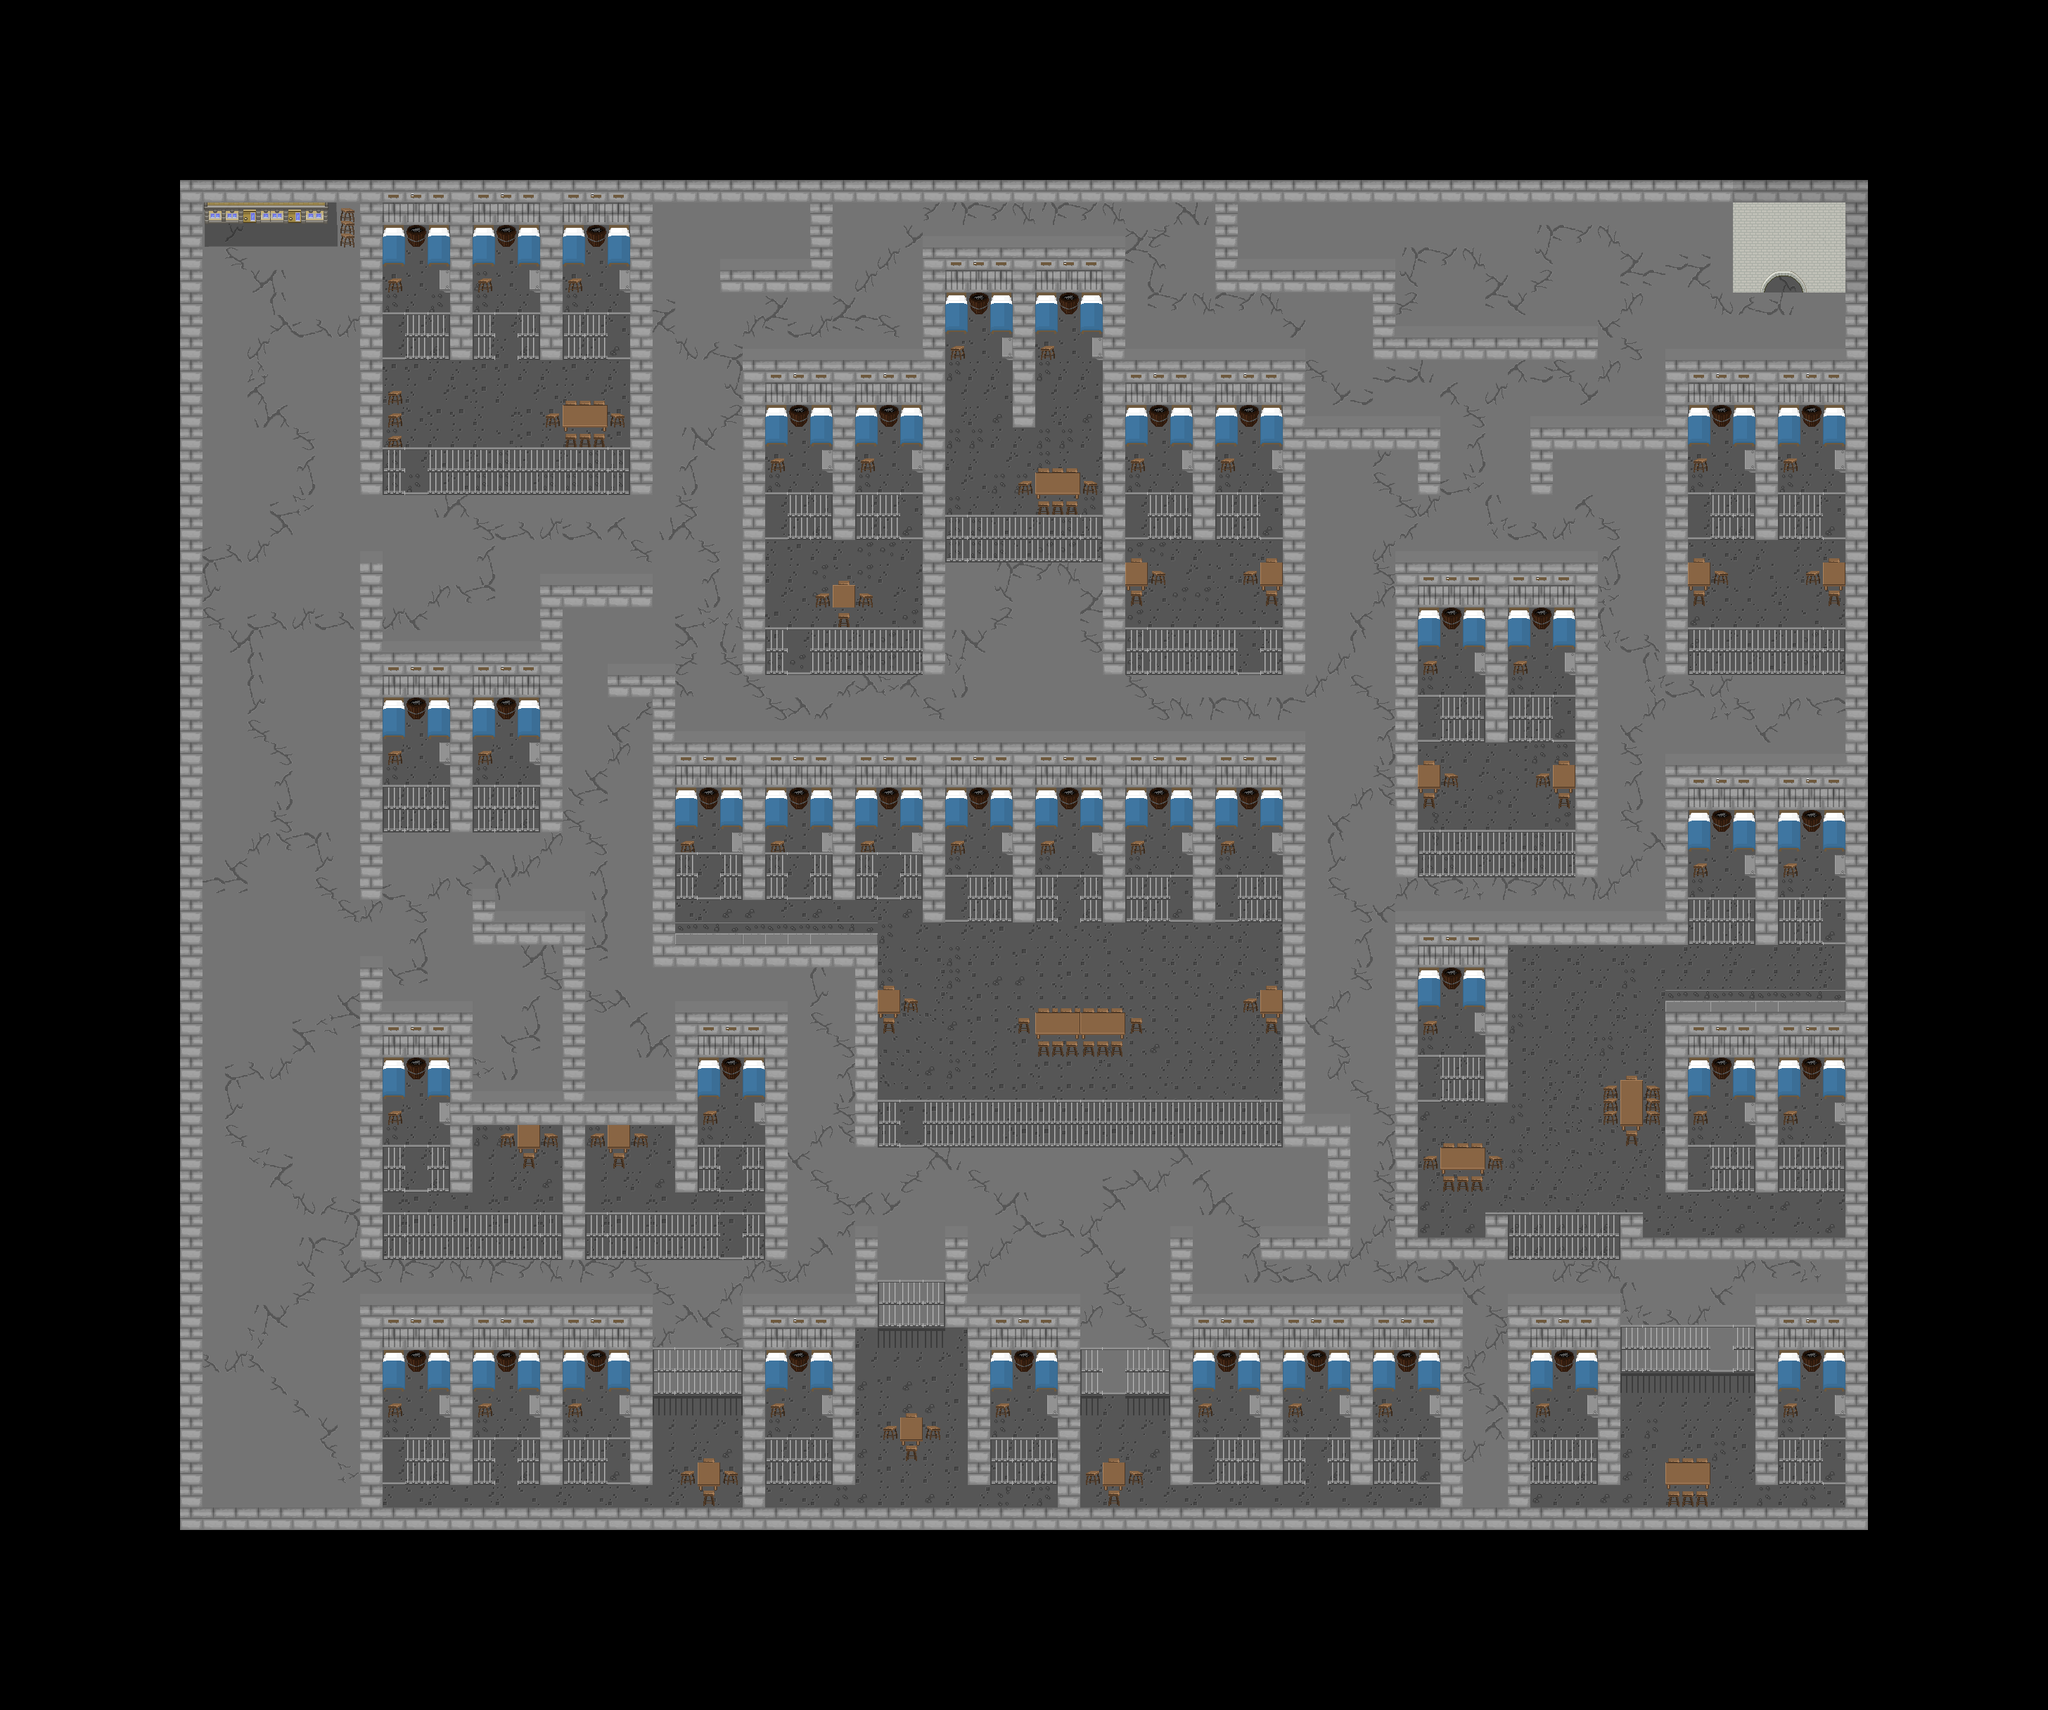

A 2D game scene composited from a Tiled map and its tileset images. What follows is a short description and the map's XML, with each tile layer's data collapsed to a summary:
An orthogonal 91x76 tile map with 32x32 px tiles, 4 tile layers (Ground, Background, Middleground, Foreground), 5 tilesets and 369 objects (13x 11, 10x 12, 6x 5, 5x 0, 3x 4, ...).

<map version="1.2" tiledversion="1.2.1" orientation="orthogonal" renderorder="right-down" width="91" height="76" tilewidth="32" tileheight="32" infinite="0" nextlayerid="48" nextobjectid="411">
 <tileset firstgid="1" source="prisonTiles.tsx" />
 <tileset firstgid="144" source="TileSets/Big Trees.tsx" />
 <tileset firstgid="272" source="TileSets/Rocks.tsx" />
 <tileset firstgid="400" source="TileSets/Hut.tsx" />
 <tileset firstgid="528" source="TileSets/Indoors.tsx" />
 <layer id="44" name="Ground" width="91" height="76">
  <data>[6916 cells, 6916 non-empty, 10 distinct tile ids]</data>
 </layer>
 <layer id="45" name="Background" width="91" height="76">
  <data>[6916 cells, 2703 non-empty, 28 distinct tile ids]</data>
 </layer>
 <layer id="46" name="Middleground" width="91" height="76">
  <data>[6916 cells, 230 non-empty, 28 distinct tile ids]</data>
 </layer>
 <layer id="47" name="Foreground" width="91" height="76" opacity="0.9">
  <data>[6916 cells, 645 non-empty, 24 distinct tile ids]</data>
 </layer>
 <objectgroup id="34" name="Collisions">
  <object id="1" x="256" y="257.333" width="30.6667" height="1916" />
  <object id="3" x="256" y="2145.33" width="2398.67" height="30.6667" />
  <object id="4" x="2624" y="256" width="32" height="1920" />
  <object id="5" x="256" y="257.333" width="2400" height="29.3333" />
  <object id="6" x="512" y="257.333" width="32" height="446.333" />
  <object id="10" x="1152" y="256.667" width="32.6667" height="152.667" />
  <object id="11" x="1024.67" y="368.667" width="159.958" height="47.3333" />
  <object id="13" x="895.333" y="256" width="33.3333" height="447.333" />
  <object id="16" x="544" y="258" width="31.3333" height="159.333" />
  <object id="17" x="574.667" y="258.667" width="33.3333" height="93.3333" />
  <object id="18" x="608" y="259.333" width="32" height="158" />
  <object id="19" x="639.333" y="256.667" width="32" height="256" />
  <object id="20" x="576" y="444.667" width="62.6667" height="67.3333" />
  <object id="21" x="542.667" y="544.667" width="32.6667" height="158" />
  <object id="22" x="608" y="637.333" width="286.667" height="66" />
  <object id="24" x="801.333" y="566" width="61.3333" height="72" />
  <object id="25" x="863.333" y="584" width="34" height="26.6667" />
  <object id="26" x="773.333" y="584" width="28" height="24" />
  <object id="27" x="671.333" y="443.333" width="32.6667" height="69.3333" />
  <object id="28" x="736.667" y="442.667" width="32.6667" height="70" />
  <object id="29" x="798.667" y="443.333" width="64.6667" height="70" />
  <object id="30" x="672" y="287.333" width="32" height="130.667" />
  <object id="31" x="703.333" y="288.667" width="32.6667" height="62" />
  <object id="32" x="736.667" y="288" width="30.6667" height="128.667" />
  <object id="33" x="767.333" y="258" width="32" height="254.667" />
  <object id="34" x="799.333" y="258" width="31.3333" height="159.333" />
  <object id="35" x="863.333" y="258" width="32" height="160" />
  <object id="36" x="831.333" y="256.667" width="32" height="94" />
  <object id="37" x="1056" y="506.5" width="30.6667" height="454.167" />
  <object id="38" x="1055.33" y="496.667" width="287.333" height="79.3333" />
  <object id="39" x="1184" y="503.667" width="33.3333" height="266.333" />
  <object id="40" x="1311.33" y="498" width="33.3333" height="462.667" />
  <object id="41" x="1088" y="512" width="95.3333" height="94.6667" />
  <object id="42" x="1087.33" y="607.333" width="32" height="66" />
  <object id="43" x="1152.67" y="607.333" width="32" height="66" />
  <object id="44" x="1215.33" y="575.333" width="32.6667" height="99.3333" />
  <object id="45" x="1248" y="576.667" width="32.6667" height="31.3333" />
  <object id="46" x="1280" y="576.667" width="32.6667" height="96.6667" />
  <object id="47" x="1120" y="700.667" width="64" height="68" />
  <object id="48" x="1218.67" y="700" width="61.3333" height="68.6667" />
  <object id="49" x="1181.33" y="823.333" width="33.3333" height="70" />
  <object id="51" x="1156" y="839.333" width="25.3333" height="26.6667" />
  <object id="52" x="1216" y="838.667" width="30.6667" height="27.3333" />
  <object id="54" x="1311.33" y="333.333" width="32.6667" height="628" />
  <object id="55" x="1312.5" y="333.333" width="286.25" height="84" />
  <object id="56" x="1440.67" y="335.167" width="32" height="274.833" />
  <object id="57" x="1345.33" y="416.667" width="30.6667" height="96" />
  <object id="58" x="1376.67" y="368" width="31.3333" height="80" />
  <object id="59" x="1406.67" y="412.667" width="34.6667" height="100" />
  <object id="60" x="1473.33" y="412.667" width="30.6667" height="100.667" />
  <object id="61" x="1502" y="414.667" width="34" height="34" />
  <object id="63" x="1536" y="410.667" width="32.6667" height="103.333" />
  <object id="65" x="1535.33" y="680.667" width="33.3333" height="23.3333" />
  <object id="67" x="1470" y="660" width="68" height="74" />
  <object id="68" x="1443.33" y="676" width="30" height="27.3333" />
  <object id="69" x="1345.33" y="730.667" width="223.333" height="69.3333" />
  <object id="70" x="1568" y="333.333" width="32" height="628" />
  <object id="71" x="1568" y="494.667" width="288.667" height="81.3333" />
  <object id="72" x="1695.33" y="495.333" width="34.6667" height="274.667" />
  <object id="73" x="1601.33" y="569.333" width="30.6667" height="105.333" />
  <object id="74" x="1632.67" y="570" width="30.6667" height="38" />
  <object id="75" x="1662.67" y="570" width="32" height="103.333" />
  <object id="76" x="1630" y="699.333" width="68.6667" height="70" />
  <object id="77" x="1728.67" y="699.333" width="64.6667" height="70.6667" />
  <object id="78" x="1724.67" y="572.667" width="34.6667" height="100.667" />
  <object id="79" x="1791.33" y="571.333" width="34" height="102.667" />
  <object id="80" x="1790.67" y="790.667" width="34" height="73.3333" />
  <object id="81" x="1764.67" y="808" width="25.3333" height="25.3333" />
  <object id="82" x="1599.33" y="788.667" width="32.6667" height="75.3333" />
  <object id="84" x="1631.33" y="808.667" width="30" height="25.3333" />
  <object id="85" x="1823.33" y="496" width="32.6667" height="464.667" />
  <object id="86" x="1598" y="890.667" width="160.667" height="70" />
  <object id="87" x="1792" y="890" width="36.6667" height="70.6667" />
  <object id="89" x="1725" y="254" width="37" height="162.875" />
  <object id="91" x="1728" y="364" width="258" height="53" />
  </objectgroup>
 <objectgroup id="35" name="Points">
  <!-- 2 objects omitted --></objectgroup>
 <objectgroup id="36" name="ItemLayer">
  <!-- 13 objects omitted --></objectgroup>
 <objectgroup id="37" name="EnemyLayer">
  <!-- 24 objects omitted --></objectgroup>
 <objectgroup id="38" name="NPCLayer">
  <!-- 11 objects omitted --></objectgroup>
 <objectgroup id="39" name="AnimalLayer">
  <!-- 1 objects omitted --></objectgroup>
</map>
<!-- 294 of 369 objects omitted -->
